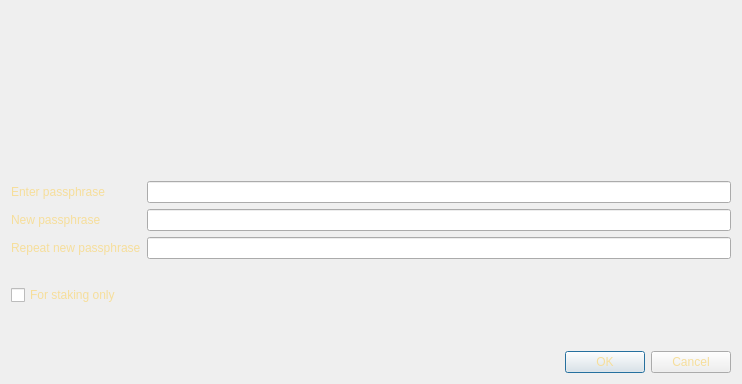
<?xml version="1.0" encoding="UTF-8"?>
<ui version="4.0">
 <class>AskPassphraseDialog</class>
 <widget class="QDialog" name="AskPassphraseDialog">
  <property name="geometry">
   <rect>
    <x>0</x>
    <y>0</y>
    <width>742</width>
    <height>384</height>
   </rect>
  </property>
  <property name="sizePolicy">
   <sizepolicy hsizetype="Preferred" vsizetype="Minimum">
    <horstretch>0</horstretch>
    <verstretch>0</verstretch>
   </sizepolicy>
  </property>
  <property name="minimumSize">
   <size>
    <width>550</width>
    <height>0</height>
   </size>
  </property>
  <property name="windowTitle">
   <string>Passphrase Dialog</string>
  </property>
  <property name="styleSheet">
   <string notr="true">background-image: url(:/images/bg2);
color: rgb(246, 222, 155);</string>
  </property>
  <layout class="QVBoxLayout" name="verticalLayout">
   <item>
    <widget class="QLabel" name="warningLabel">
     <property name="textFormat">
      <enum>Qt::RichText</enum>
     </property>
     <property name="wordWrap">
      <bool>true</bool>
     </property>
    </widget>
   </item>
   <item>
    <layout class="QFormLayout" name="formLayout">
     <property name="fieldGrowthPolicy">
      <enum>QFormLayout::AllNonFixedFieldsGrow</enum>
     </property>
     <item row="0" column="0">
      <widget class="QLabel" name="passLabel1">
       <property name="text">
        <string>Enter passphrase</string>
       </property>
      </widget>
     </item>
     <item row="0" column="1">
      <widget class="QLineEdit" name="passEdit1">
       <property name="echoMode">
        <enum>QLineEdit::Password</enum>
       </property>
      </widget>
     </item>
     <item row="1" column="0">
      <widget class="QLabel" name="passLabel2">
       <property name="text">
        <string>New passphrase</string>
       </property>
      </widget>
     </item>
     <item row="1" column="1">
      <widget class="QLineEdit" name="passEdit2">
       <property name="echoMode">
        <enum>QLineEdit::Password</enum>
       </property>
      </widget>
     </item>
     <item row="2" column="0">
      <widget class="QLabel" name="passLabel3">
       <property name="text">
        <string>Repeat new passphrase</string>
       </property>
      </widget>
     </item>
     <item row="2" column="1">
      <widget class="QLineEdit" name="passEdit3">
       <property name="echoMode">
        <enum>QLineEdit::Password</enum>
       </property>
      </widget>
     </item>
     <item row="3" column="1">
      <widget class="QLabel" name="capsLabel">
       <property name="font">
        <font>
         <weight>75</weight>
         <bold>true</bold>
        </font>
       </property>
       <property name="text">
        <string/>
       </property>
       <property name="alignment">
        <set>Qt::AlignCenter</set>
       </property>
      </widget>
     </item>
     <item row="4" column="0">
      <widget class="QCheckBox" name="stakingCheckBox">
       <property name="enabled">
        <bool>true</bool>
       </property>
       <property name="visible">
        <bool>false</bool>
       </property>
       <property name="toolTip">
        <string>Serves to disable the trivial sendmoney when OS account compromised. Provides no real security.</string>
       </property>
       <property name="text">
        <string>For staking only</string>
       </property>
      </widget>
     </item>
    </layout>
   </item>
   <item>
    <widget class="QDialogButtonBox" name="buttonBox">
     <property name="orientation">
      <enum>Qt::Horizontal</enum>
     </property>
     <property name="standardButtons">
      <set>QDialogButtonBox::Cancel|QDialogButtonBox::Ok</set>
     </property>
    </widget>
   </item>
  </layout>
 </widget>
 <resources/>
 <connections>
  <connection>
   <sender>buttonBox</sender>
   <signal>accepted()</signal>
   <receiver>AskPassphraseDialog</receiver>
   <slot>accept()</slot>
   <hints>
    <hint type="sourcelabel">
     <x>248</x>
     <y>254</y>
    </hint>
    <hint type="destinationlabel">
     <x>157</x>
     <y>274</y>
    </hint>
   </hints>
  </connection>
  <connection>
   <sender>buttonBox</sender>
   <signal>rejected()</signal>
   <receiver>AskPassphraseDialog</receiver>
   <slot>reject()</slot>
   <hints>
    <hint type="sourcelabel">
     <x>316</x>
     <y>260</y>
    </hint>
    <hint type="destinationlabel">
     <x>286</x>
     <y>274</y>
    </hint>
   </hints>
  </connection>
 </connections>
</ui>
